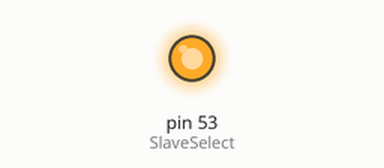
The sketch below on a simulated Arduino Mega 2560, built with avr-gcc and run on an emulated ATmega2560. Shown: output pins drawn as LEDs (lit = HIGH). What the sketch prints to the serial monitor is not drawn.

Above: at 0.2 s.
Timing chart, 0 to 1.7 s (numbered marks = the images above):
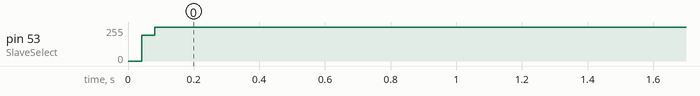

Measured:
- by itself, pin 53 (SlaveSelect): 0/255 → 255/255 at 0.04 s

The sketch:

PS2DirectSPIMoreDetail.ino
```cpp
#include <SPI.h>
#define SPI_CLK 52
#define SPI_MISO 50
#define SPI_MOSI 51
#define SlaveSelect 53
#define SlaveAck 2
#define BufferSize 21
uint8_t SPI_Packet[BufferSize]={0};
//static byte ReadAllData[]={0x01,0x42,0x00,0x00,0x00,0x00,0x00,0x00,0x00};
static byte Enter_Config[]={0x01,0x43,0x00,0x01,0x00};
static byte Turn_ON_Analog_Mode[]={0x01,0x44,0x00,0x01,0x03,0x00,0x00,0x00,0x00};
static byte Turn_ON_Pressure[]={0x01,0x4F,0x00,0xFF,0xFF,0x03,0x00,0x00,0x00};
static byte Maps_Motor[]={0x01,0x4D,0x00,0x00,0x01};
static byte Exit_Config[]={0x01,0x43,0x00,0x00,0x5A,0x5A,0x5A,0x5A,0x5A};
static byte type_read[]={0x01,0x45,0x00,0x5A,0x5A,0x5A,0x5A,0x5A,0x5A};


//#define BufferSize 21
static byte ReadAllData[]={0x01,0x42,0x00,0x00,0x00,0x00,0x00,0x00,0x00,0x00,0x00,0x00,0x00,0x00,0x00,0x00,0x00,0x00,0x00,0x00,0x00};
void setup()
{
  Serial.begin(115200);
  SPI.begin();
  SPI.beginTransaction(SPISettings(200000, LSBFIRST, SPI_MODE3)); //5 Microseconds per bit
  pinMode(SPI_MISO, INPUT_PULLUP);
  pinMode(SlaveAck, INPUT_PULLUP);
  pinMode(SPI_CLK, OUTPUT); //configure ports
  pinMode(SPI_MOSI, OUTPUT);
  pinMode(SlaveSelect, OUTPUT);
  digitalWrite(SlaveSelect, HIGH);

  PS2_SPI_SEND(Enter_Config,5);
  PS2_SPI_SEND(type_read,9);
  PS2_SPI_SEND(Turn_ON_Analog_Mode,9);
  PS2_SPI_SEND(Maps_Motor,5);
  PS2_SPI_SEND(Turn_ON_Pressure,9);
  PS2_SPI_SEND(Exit_Config,9);

  PS2_SPI_SEND(ReadAllData,BufferSize);

  PS2_SPI_SEND(Enter_Config,5);
  PS2_SPI_SEND(type_read,9);
  PS2_SPI_SEND(Turn_ON_Analog_Mode,9);
  PS2_SPI_SEND(Maps_Motor,5);
  PS2_SPI_SEND(Turn_ON_Pressure,9);
  PS2_SPI_SEND(Exit_Config,9);
}


void loop() {
  PS2_SPI_SEND(ReadAllData,BufferSize);

  for(uint8_t i = 0; i < BufferSize; i++)
  {
    //Serial.print(SPI_Packet[i],HEX);      // Not use due to variable Print size
    Serial.print((SPI_Packet[i] & 0xF0) >> 4, HEX);
    Serial.print(SPI_Packet[i] & 0x0F, HEX);
    if (i < (BufferSize-1) ) Serial.print(",");
    else Serial.println("");
  }

  delay(100);
}

void PS2_SPI_SEND(byte* Data, uint8_t DataSize)
{
  uint8_t i = 0;
  digitalWrite(SlaveSelect, LOW);   // Set Attention Line Low at Start of Packet
  while(i < DataSize)             // Block for 450 Microseconds ( (40 + 10) x 9)
  {
    SPI_Packet[i] = SPI.transfer(Data[i]);
    delayMicroseconds(16);          //Delay 10 Microseconds (Seems Compulsory)
    i = i + 1;
  } // Please take note PS2 data retrieval takes 450 microseconds , may intefere Stepper motor control timing.
  digitalWrite(SlaveSelect, HIGH);  // Set Attention Line High after End of Packet
}
```
